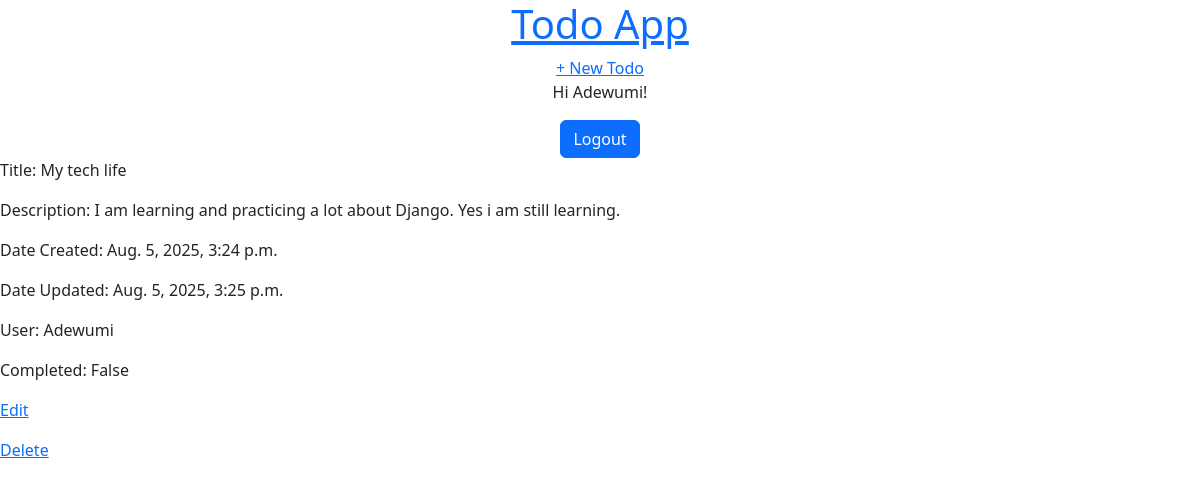
/8/ (signed in), run on the app's committed database.
### todos/models.py (models this page shows, shortened)
class Todo(models.Model):
    title = models.CharField(max_length=100)
    user = models.ForeignKey(
        User, on_delete=models.CASCADE, blank=True, null=True, editable=False
        )
    short_description = models.TextField()
    date_created = models.DateTimeField(auto_now_add=True)
    date_updated = models.DateTimeField(auto_now=True)
    is_done = models.BooleanField()
    class Meta:
        ordering = ['-date_created']

### todos/views.py (the view)
# urls.py: path("<int:pk>/", TodoDetailView.as_view(), name="todo-detail"),
class TodoDetailView(LoginRequiredMixin, UserPassesTestMixin, DetailView):
    model = Todo
    template_name = 'todos/todo_detail.html'
    def test_func(self):
        obj = self.get_object()
        return obj.user == self.request.user

### todos/templates/todos/todo_detail.html
{% extends 'todos/base.html' %}
{% block content %}
<p>Title: {{ todo.title }}</p>
<p>Description: {{ todo.short_description }}</p>
<p>Date Created: {{ todo.date_created }}</p>
<p>Date Updated: {{ todo.date_updated }}</p>
<p>User: {{ todo.user }}</p>
<p>Completed: {{ todo.is_done }}</p>
<p><a href="{% url 'todo-update' todo.id %}">Edit</a></p>
<p><a href="{% url 'todo-delete' todo.id %}">Delete</a></p>
{% endblock content %}

### todos/templates/todos/base.html (shortened to what this page needs)
<!doctype html>
<html lang="en">
  <head>
    <link href="https://cdn.jsdelivr.net/npm/bootstrap@5.3.7/dist/css/bootstrap.min.css" rel="stylesheet">
  </head>
<body>
<div>
<header>
<div class="nav-left">
<h1 class='text-center'><a href="{% url 'home' %}">Todo App</a></h1>
</div>
<div class="nav-right text-center">
<a href="{% url 'todo-create' %}">+ New Todo </a>
</div>
</header>
{% if user.is_authenticated %}
<p class='text-center'>Hi {{ user.username }}!</p>
{% load django_bootstrap5 %}
<form method='post' action="{% url 'logout' %}" class='text-center'>
{% bootstrap_button button_type="submit" content="Logout" %}
</form>
{% endif %}
{% block content %}
{% endblock content %}
</body>
</html>

### data on the page
Todo: title "My tech life", short_description "I am learning and practicing a lot about Django. Yes i am still learning.", date_created "Aug. 5, 2025, 3:24 p.m.", date_updated "Aug. 5, 2025, 3:25 p.m.", user "Adewumi", is_done "False"

### other printed values
{{ user.username }} "Adewumi"
